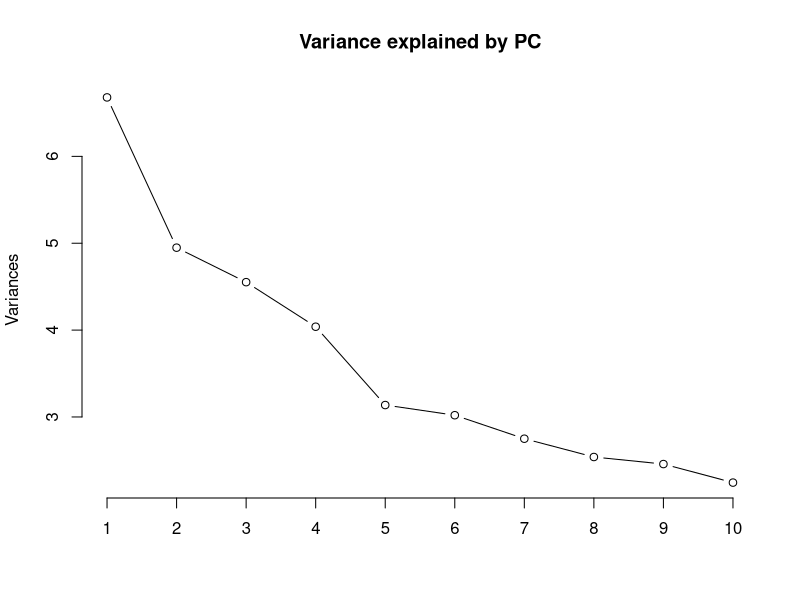

Reproduce this figure in R. (Note: this script raises an error after producing the figure.)
## ---- chunk 1

# Load the data
fed = read.csv("Federalist.txt", header = TRUE)

# Have a look at the data
head(fed)

# Store the authorship vector separately
known = fed$Author != "DIS" & fed$Author != "COL"
auths = fed[, 2]
auths.known = fed[known, 2]

# Limit the data to known authors
fed.known = fed[known, -c(1,2)]

## ---- chunk 2
#Run principal components analysis
pc.fed = prcomp(fed.known, scale = TRUE)

#Summarize the PCA
summary(pc.fed)

#Make scree plot
screeplot(pc.fed, type = "lines", main = "Variance explained by PC")
## ---- chunk 3
#Individual Plots
##Partition the image space into a 2 x 2 grid
par(mfrow = c(2,2))
for(i in 1:3){
  plot(pc.fed$x[,i], 
      main = paste("PC", eval(i)), 
      xlab = "Sample Index",
      ylab = paste("PC", eval(i), "score"), 
      col = auths.known)
}

#Pair Plots
pairs(pc.fed$x[,1:3], col = auths.known, main = "Pairs Plot of First Three PCs")
## ---- chunk 4
library(ggplot2)
set.seed(1)
km <- kmeans(pc.fed$x[,1:2], centers = 3)
ggplot(, aes(x = pc.fed$x[,1], y = pc.fed$x[,2])) +
  geom_point(aes(col = as.factor(auths.known), pch = as.factor(km$cluster))) + xlab("First PC") + ylab("Second PC") +
  scale_colour_discrete(name = "Author") + scale_shape_discrete(name = "Cluster") + geom_point(aes(x = km$centers[,1], y = km$centers[,2], pch = factor(1:3))) + ggtitle("Clusters of First Two PCs; Colored by Author")
## ---- chunk 5
km
## ---- chunk 6
fed.disp = fed[auths == "DIS", -c(1,2)]
fed.collab = fed[auths == "COL", -c(1,2)]
disp.pred = predict(pc.fed, fed.disp)
collab.pred = predict(pc.fed, fed.collab)
## ---- chunk 7
known.pred = predict(pc.fed, fed.known)
plot(known.pred[,1:2],col=auths.known, main = "Plot of First Two PCs; Colored by Author with Known")

# To add the collaborative papers
## NOTE: Make sure to run the 'plot' and 'legend' commands simultaneously.  It will NOT WORK
##       if you do it line by line.
all.classifiers = as.factor(c(as.character(auths.known), rep("COL", times =nrow(collab.pred))))
plot(rbind(pc.fed$x[,1:2], collab.pred[,1:2]), col = all.classifiers, main = "Plot of First Two PCs; Colored by Author with Collabs") 
legend(-10, 5,legend = c("AH", "COL", "JJ", "JM"), col = as.character(1:4), pch=rep(1, times = 4))
## ---- chunk 8
all.classifiers = as.factor(c(as.character(auths.known), rep("DIS", times =nrow(disp.pred))))
plot(rbind(pc.fed$x[,1:2], disp.pred[,1:2]), col = all.classifiers, main = "Plot of First Two PCs; Colored by Author with Disputed") 
legend(-10, 5,legend = c("AH", "DIS", "JJ", "JM"), col = as.character(1:4), pch=rep(1, times = 4))
## ---- chunk 9
#Load the data
trial.sample = read.table("TCGA_sample.txt", header = TRUE)
#Store the subtypes of tissue and the gene expression data
Subtypes = trial.sample[,1]
Gene.Expression = as.matrix(trial.sample[,2:2001])
## ---- chunk 10
withinss = rep(NA, 20)

for(k in 1:20){
	z = kmeans(Gene.Expression,k,iter.max = 100)
	withinss[k] = z$tot.withinss
}

plot(withinss, xlab = "k", ylab = "WCSS", main = "k means on TCGA")
## ---- chunk 11
withinss[2]
## ---- chunk 12
k_2=kmeans(Gene.Expression,2,iter.max = 100)

library(plyr)
#Count Cluster 1 and 2
cluster_1 = count(k_2$cluster)[1,2]
cluster_2 = count(k_2$cluster)[2,2]

#Count 'Normal' and 'Basal'
cluster_1_Basal = count(k_2$cluster==1&Subtypes=='Basal')[2,2]
count(k_2$cluster==2&Subtypes=='Basal')[2,2]# The value is NA.
cluster_2_Basal = 0
cluster_1_Normal = count(k_2$cluster==1&Subtypes=='Normal')[2,2]
cluster_2_Normal = count(k_2$cluster==2&Subtypes=='Normal')[2,2]

print(paste("Cluster 1 contains 'Normal': ", cluster_1_Normal/cluster_1))
print(paste("Cluster 1 contains 'Basal': ", cluster_1_Basal/cluster_1))
print(paste("Cluster 2 contains 'Normal': ", cluster_2_Normal/cluster_2))
print(paste("Cluster 2 contains 'Basal': ", cluster_2_Basal/cluster_2))
## ---- chunk 13
pc.tcga = prcomp(Gene.Expression)
## ---- chunk 14
gene.pred = predict(pc.tcga, Gene.Expression)
plot(gene.pred[,1:2],col=Subtypes, main = "Plot of First Two PCs; Colored by Subtypes")
## ---- chunk 15
plot(gene.pred[,1:2],col=k_2$cluster, main = "Plot of First Two PCs; Colored by Clusters")
## ---- chunk 16
set.seed(1)
k.pca = kmeans(pc.tcga$x[,1:2], centers = 2)

plot(gene.pred[,1:2],col=k_2$cluster, main = "Plot of First Two PCs; Colored by Clusters")

print("The total within-cluster sum of squares for this clustering is:")
k.pca$tot.withinss
## ---- chunk 17
# First, we create a dummy data set
random_data = data.frame(x = c(rnorm(1000, mean = 1), rnorm(1000, mean = 3)), 
                         y = c(rnorm(1000, mean = 1), rnorm(1000, mean = 3)), 
                         group = c(rep("Group 1", times = 1000), rep("Group 2", times = 1000)))
# This data set looks like:
ggplot(random_data, aes(x = x, y = y, col = group)) + geom_point() + ggtitle("Plot of Dummy Data")
# We'll perform the kmeans with two random centers:
random.km = kmeans(random_data[,1:2], centers = 2, iter.max = 1)
ggplot(random_data, aes(x = x, y = y, col = group, pch = as.factor(random.km$cluster))) + geom_point() + 
  scale_shape_discrete(name = "Cluster") + ggtitle("Plot of Dummy Data; Clustered")
# Which gives the following within-cluster sum of squares:
random.km$tot.withinss
## ---- chunk 18
my_centers = random_data[1:2, 1:2]
random.km = kmeans(random_data[,1:2], centers = my_centers, iter.max = 1)
ggplot(random_data, aes(x = x, y = y, col = group, pch = as.factor(random.km$cluster))) + geom_point() + 
  scale_shape_discrete(name = "Cluster") + ggtitle("Plot of Dummy Data; Clustered")
random.km$tot.withinss
## ---- chunk 19
my_centers = random_data[455:456, 1:2]
random.km = kmeans(random_data[,1:2], centers = my_centers, iter.max = 1)
ggplot(random_data, aes(x = x, y = y, col = group, pch = as.factor(random.km$cluster))) + geom_point() + 
  scale_shape_discrete(name = "Cluster") + ggtitle("Plot of Dummy Data; Clustered")
random.km$tot.withinss
